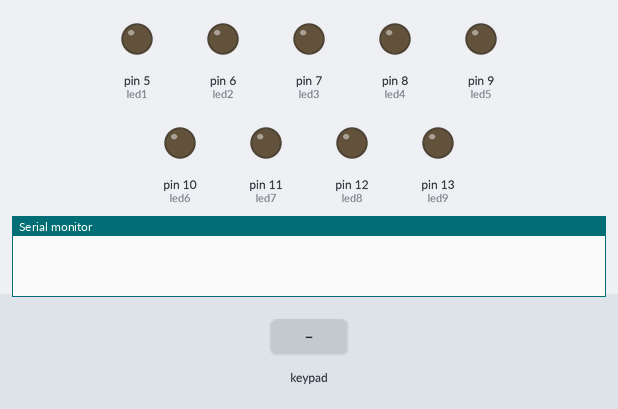
The program below on a simulated Arduino Uno, built with avr-gcc and run on an emulated ATmega328P. On the bench: output pins drawn as LEDs (lit = HIGH), the last lines printed to the serial monitor. The test bench sets the inputs (shaded band).

Above: at 1.2 s.
1.3 s: keypad keys 1 2 A pressed 0.4 s apart
At 3.2 s:
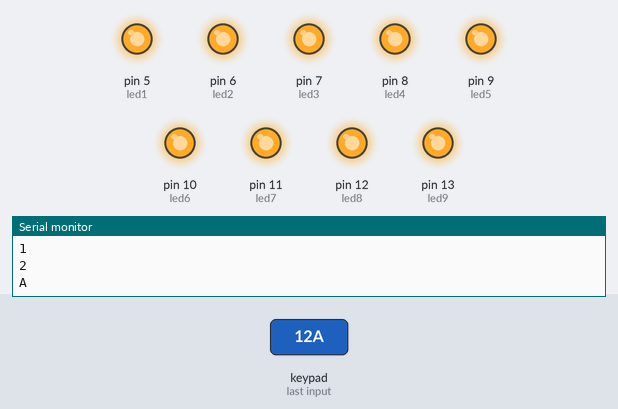
4.0 s: key '3' pressed
At 4.5 s:
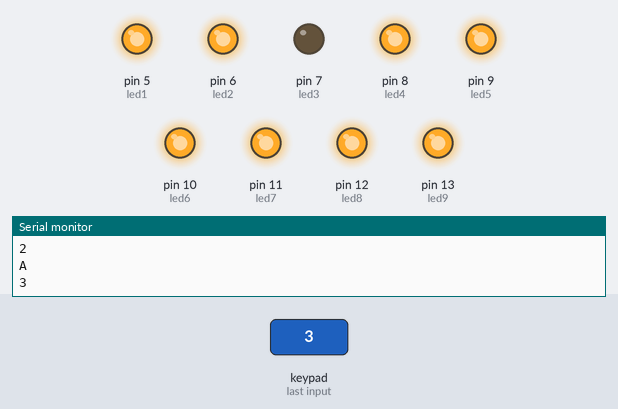
5.5 s: keypad keys 1 2 # pressed 0.4 s apart
At 7.1 s:
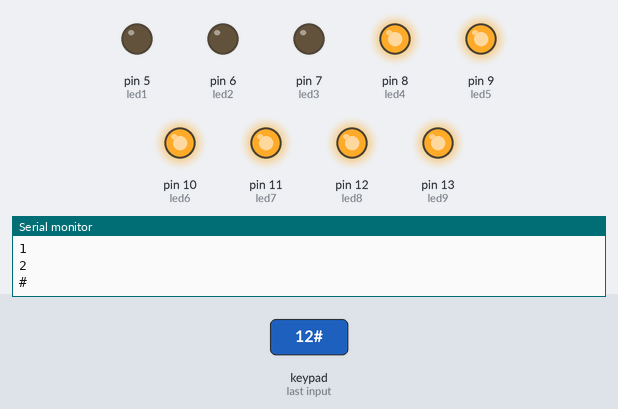
8.2 s: keypad keys 1 2 * pressed 0.4 s apart
At 8.4 s:
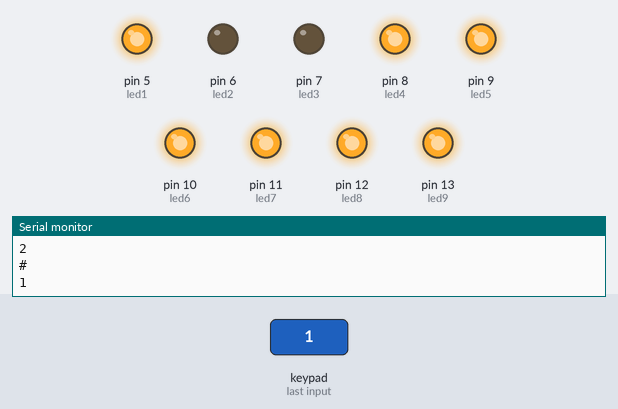
10.9 s: keypad keys 2 5 D pressed 0.4 s apart
At 11.5 s:
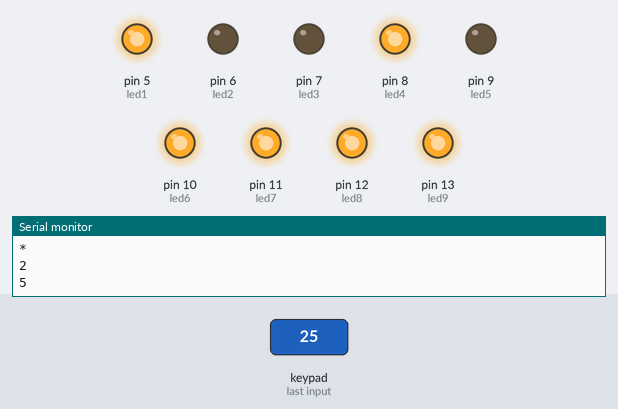
13.6 s: key '6' pressed
At 14.3 s:
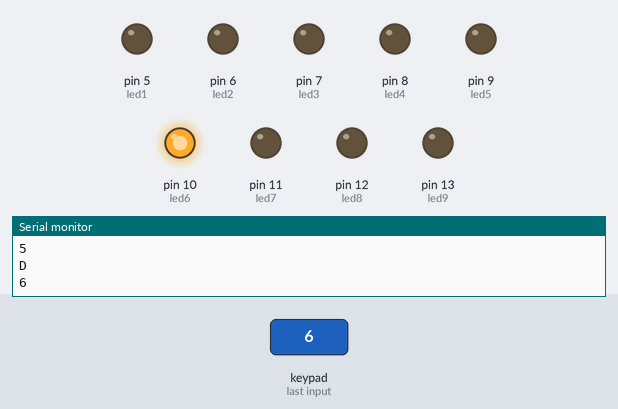
Timing chart, 0 to 16.1 s (numbered marks = the images above; inputs shaded):
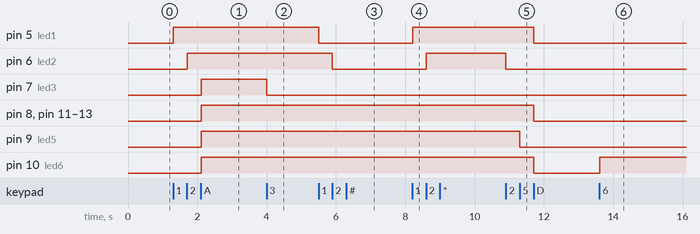

The program:

main.cpp
```cpp
#include <Arduino.h>
#include <Keypad.h>

int led1 = 5;
int led2 = 6;
int led3 = 7;
int led4 = 8;
int led5 = 9;
int led6 = 10;
int led7 = 11;
int led8 = 12;
int led9 = 13;
int bright = 0;
int fade = 5;

const byte ROWS = 4;
const byte COLS = 4;

byte rowPins[ROWS] = {3, 2, A5, A4};
byte colPins[COLS] = {A0, A1, A2, A3};

char keys[ROWS][COLS]{
  {'A','3','2','1'},
  {'B','6','5','4'},
  {'C','9','8','7'},
  {'D','#','0','*'}
};

Keypad klawiatura = Keypad( makeKeymap(keys), rowPins, colPins, ROWS, COLS);

void setup() {
  pinMode(led1, OUTPUT);
  pinMode(led2, OUTPUT);
  pinMode(led3, OUTPUT);
  pinMode(led4, OUTPUT);
  pinMode(led5, OUTPUT);
  pinMode(led6, OUTPUT);
  pinMode(led7, OUTPUT);
  pinMode(led8, OUTPUT);
  pinMode(led9, OUTPUT);
  Serial.begin(9600);
}

void ChONE(int led){
  if(digitalRead(led) == HIGH){
    digitalWrite(led, LOW);
  }
  else{
    digitalWrite(led, HIGH);
  }
}

void ChALL(int wart){
  digitalWrite(led1, wart);
  digitalWrite(led2, wart);
  digitalWrite(led3, wart);
  digitalWrite(led4, wart);
  digitalWrite(led5, wart);
  digitalWrite(led6, wart);
  digitalWrite(led7, wart);
  digitalWrite(led8, wart);
  digitalWrite(led9, wart);
}

void loop() {
  char klawisz = klawiatura.getKey();
  if(klawisz){
    Serial.println(klawisz);
  }

  switch (klawisz){
    case '1':
    ChONE(led1);
    break;

    case '2':
    ChONE(led2);
    break;

    case '3':
    ChONE(led3);
    break;

    case '4':
    ChONE(led4);
    break;

    case '5':
    ChONE(led5);
    break;

    case '6':
    ChONE(led6);
    break;

    case '7':
    ChONE(led7);
    break;

    case '8':
    ChONE(led8);
    break;

    case '9':
    ChONE(led9);
    break;

    case 'A':
    ChALL(HIGH);
    break;

    case 'D':
    ChALL(LOW);
    break;

    default:
    break;
  }
}
```

Measured:
- after the input at 1.3 s, pin 5 (led1): LOW → HIGH at once; pin 6 (led2): LOW → HIGH after 0.40 s; pin 7 (led3), pin 8 (led4), pin 9 (led5), pin 10 (led6), pin 11 (led7), pin 12 (led8), pin 13 (led9): LOW → HIGH after 0.81 s
- after the input at 4.0 s, pin 7 (led3): HIGH → LOW at once
- after the input at 5.5 s, pin 5 (led1): HIGH → LOW at once; pin 6 (led2): HIGH → LOW after 0.40 s
- after the input at 8.2 s, pin 5 (led1): LOW → HIGH at once; pin 6 (led2): LOW → HIGH after 0.40 s
- after the input at 10.9 s, pin 5 (led1), pin 8 (led4), pin 10 (led6), pin 11 (led7), pin 12 (led8), pin 13 (led9): HIGH → LOW after 0.81 s; pin 6 (led2): HIGH → LOW at once; pin 9 (led5): HIGH → LOW after 0.40 s
- after the input at 13.6 s, pin 10 (led6): LOW → HIGH at once
